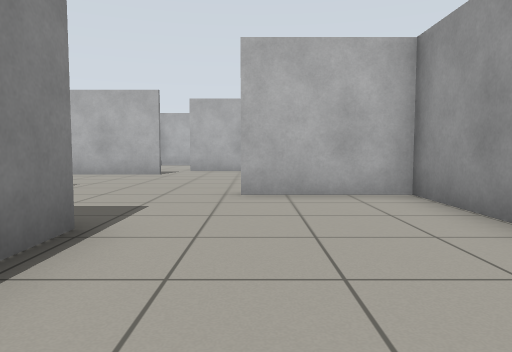
[1] (above)

16 first-person views from a walk through a robot-simulator world made for Gazebo. The camera is 0.72 m above the floor, tilts 4° down and sees 70° across. The floor is counted in squares, 1 m on a side. Each view is taken from the middle of a square. On the plan, view 1 faces up. The plan holds only what a view shows up to about 11 squares ahead; the rest is blank. Robots are left out.

[2]
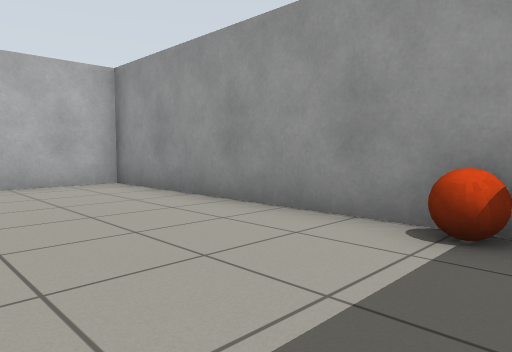

[3]
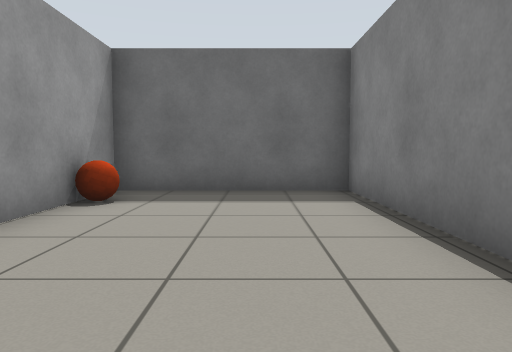

[4]
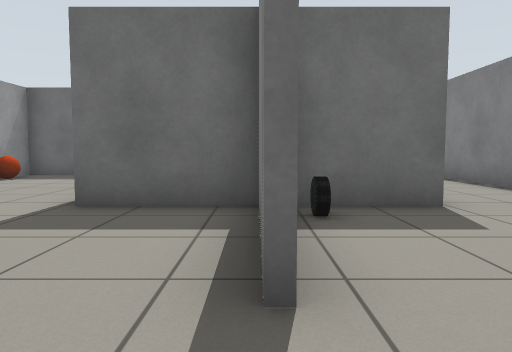

[5]
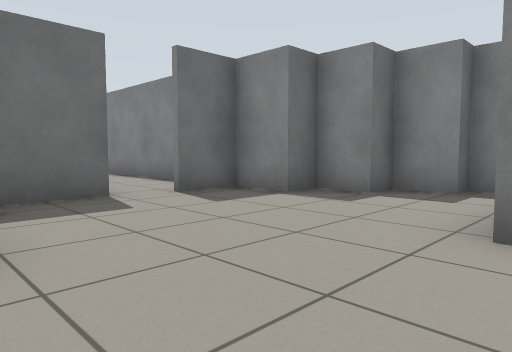

[6]
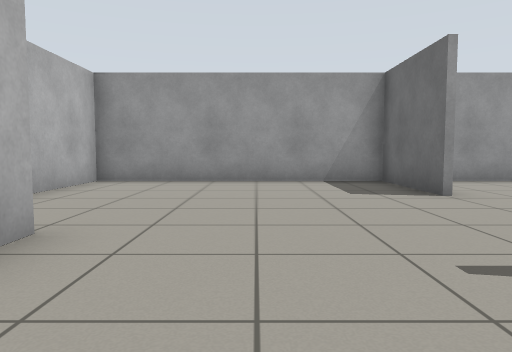

[7]
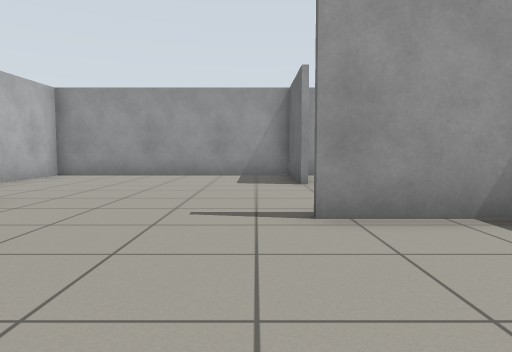

[8]
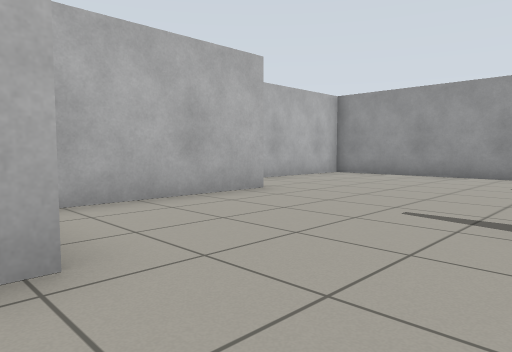

[9]
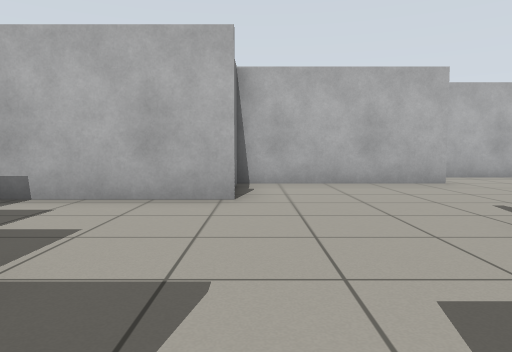

[10]
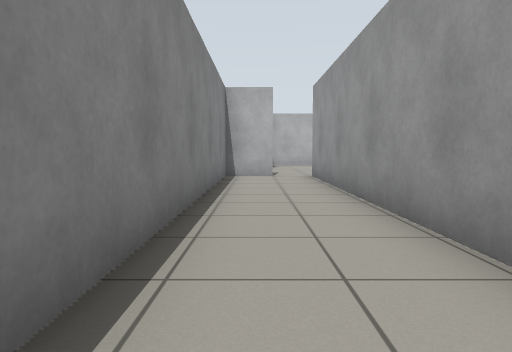

[11]
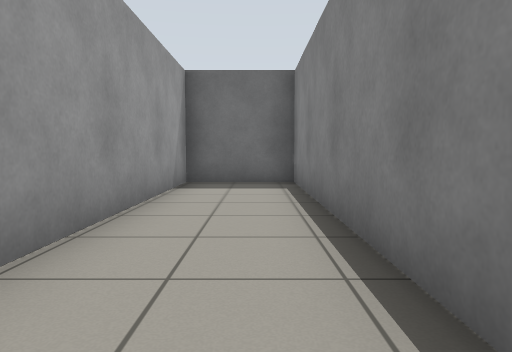

[12]
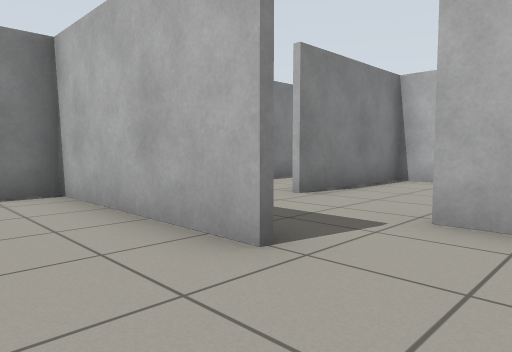

[13]
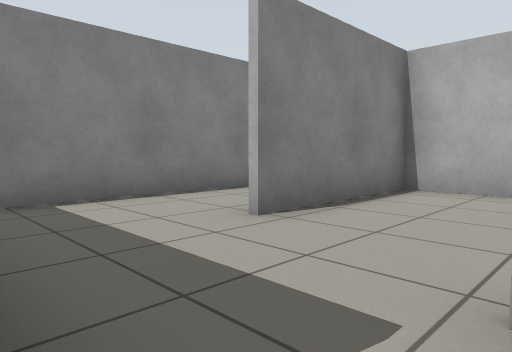

[14]
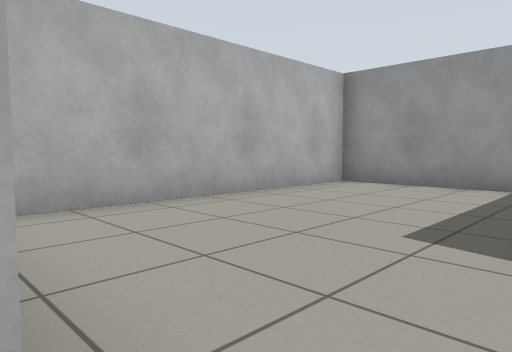

[15]
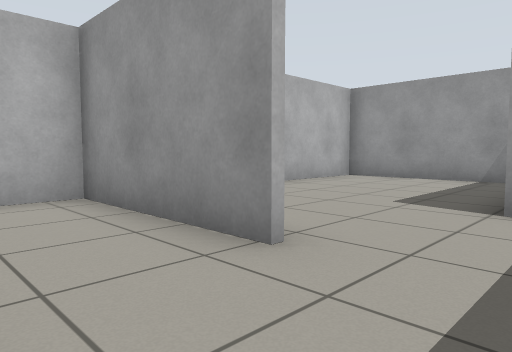

[16]
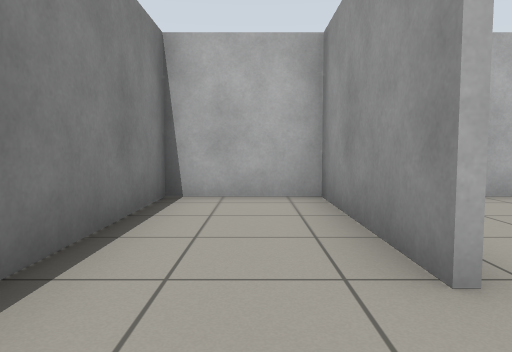

### Floor plan
Points are (right, up) in squares from view 1. A wall is a line through its corners. A room is listed if a view was taken in it or the views show most of it. See-through windows are left out.
Room 1 (views 1, 2, 3)
walls: (-1.7, 3.3) (-1.7, -2.5) (2.5, -2.5) (2.5, 6); (2.6, 5.9) (-0.3, 5.9)
ways out: opening at (-0.5, 4.5) to room 2
objects: orange ball (2, -1)
Room 2 (views 4, 5, 6, 7, 8, 12, 13)
walls: (-4, 6.4) (-4, 3.8); (-2.7, 10.9) (-7.4, 10.9) (-7.4, 10); (-0.3, 6) (2.6, 6); (-4.2, 4.2) (-4.2, 6.4); (-7.3, 8.3) (-10.8, 8.3); (-4.1, 3.3) (-1.7, 3.3); (-6.4, 3.3) (-4.5, 3.3); (2.5, 6) (2.5, 12.7) (-2.4, 12.7); (-10.6, 7.1) (-10.6, 6) (-9.7, 6) (-9.7, 4.9) (-8.9, 4.9) (-8.9, 3.6) (-7.5, 3.6); (-11.2, 7.6) (-11.2, 7.1)
ways out: opening at (-0.5, 4.5) to room 1; opening at (-7, 4) to room 3; opening at (-3, 12) to room 4
objects: car (-5, 4)
Room 3 (views 9, 10, 11)
walls: (-7.5, 3.4) (-8.9, 3.4) (-8.9, -10.3) (-6.4, -10.3) (-6.4, 3.3)
ways out: opening at (-7, 4) to room 2
Room 4 (view 14)
walls: (-4.8, 17.8) (-4.8, 13.8); (2.5, 13.8) (2.5, 17.7) (-4.9, 17.7)
ways out: opening at (-3, 12) to room 2; opening at (-5, 12.5) to room 5
Room 5 (views 15, 16)
walls: (-5, 13.8) (-5, 17.8); (-4.9, 17.7) (-7.4, 17.7) (-7.4, 11.9)
ways out: opening at (-5, 12.5) to room 4

Positions as (right, up) in squares from view 1, and headings:
1: (0, 0), facing up
2: (-1, -2), facing up-right
3: (0, 4), facing down
4: (-4, 8), facing down
5: (-4, 9), facing down-left
6: (-6, 9), facing right
7: (-8, 7), facing right
8: (-8, 6), facing up-right
9: (-7, 3), facing up
10: (-8, -7), facing up
11: (-8, -2), facing down
12: (-1, 9), facing up-left
13: (-2, 11), facing up-left
14: (-5, 13), facing up-right
15: (-7, 12), facing up-right
16: (-6, 12), facing up
